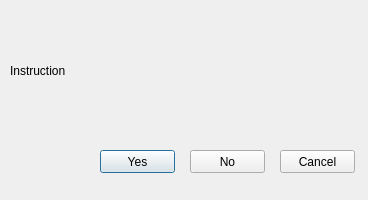
<?xml version="1.0" encoding="UTF-8"?>
<ui version="4.0">
 <class>YesOrNotDialog</class>
 <widget class="QDialog" name="YesOrNotDialog">
  <property name="geometry">
   <rect>
    <x>0</x>
    <y>0</y>
    <width>368</width>
    <height>200</height>
   </rect>
  </property>
  <property name="minimumSize">
   <size>
    <width>368</width>
    <height>200</height>
   </size>
  </property>
  <property name="maximumSize">
   <size>
    <width>368</width>
    <height>200</height>
   </size>
  </property>
  <property name="windowTitle">
   <string>YesOrNotDialog</string>
  </property>
  <widget class="QPushButton" name="pushButton">
   <property name="geometry">
    <rect>
     <x>100</x>
     <y>150</y>
     <width>75</width>
     <height>23</height>
    </rect>
   </property>
   <property name="text">
    <string>Yes</string>
   </property>
  </widget>
  <widget class="QPushButton" name="pushButton_2">
   <property name="geometry">
    <rect>
     <x>190</x>
     <y>150</y>
     <width>75</width>
     <height>23</height>
    </rect>
   </property>
   <property name="text">
    <string>No</string>
   </property>
  </widget>
  <widget class="QPushButton" name="pushButton_3">
   <property name="geometry">
    <rect>
     <x>280</x>
     <y>150</y>
     <width>75</width>
     <height>23</height>
    </rect>
   </property>
   <property name="text">
    <string>Cancel</string>
   </property>
  </widget>
  <widget class="QLabel" name="instruction">
   <property name="geometry">
    <rect>
     <x>10</x>
     <y>30</y>
     <width>341</width>
     <height>81</height>
    </rect>
   </property>
   <property name="text">
    <string>Instruction</string>
   </property>
  </widget>
 </widget>
 <layoutdefault spacing="6" margin="11"/>
 <resources/>
 <connections>
  <connection>
   <sender>pushButton</sender>
   <signal>clicked()</signal>
   <receiver>YesOrNotDialog</receiver>
   <slot>on_clicked_yes()</slot>
   <hints>
    <hint type="sourcelabel">
     <x>137</x>
     <y>161</y>
    </hint>
    <hint type="destinationlabel">
     <x>183</x>
     <y>99</y>
    </hint>
   </hints>
  </connection>
  <connection>
   <sender>pushButton_2</sender>
   <signal>clicked()</signal>
   <receiver>YesOrNotDialog</receiver>
   <slot>on_clicked_no()</slot>
   <hints>
    <hint type="sourcelabel">
     <x>227</x>
     <y>161</y>
    </hint>
    <hint type="destinationlabel">
     <x>183</x>
     <y>99</y>
    </hint>
   </hints>
  </connection>
  <connection>
   <sender>pushButton_3</sender>
   <signal>clicked()</signal>
   <receiver>YesOrNotDialog</receiver>
   <slot>reject()</slot>
   <hints>
    <hint type="sourcelabel">
     <x>317</x>
     <y>161</y>
    </hint>
    <hint type="destinationlabel">
     <x>183</x>
     <y>99</y>
    </hint>
   </hints>
  </connection>
 </connections>
 <slots>
  <slot>on_clicked_yes()</slot>
  <slot>on_clicked_no()</slot>
 </slots>
</ui>
